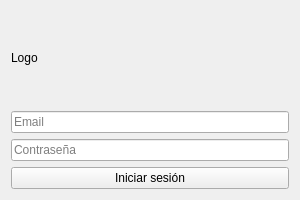
<?xml version="1.0" encoding="UTF-8"?>
<ui version="4.0">
 <class>LoginWindow</class>
 <widget class="QWidget" name="LoginWindow">
  <property name="geometry">
   <rect>
    <x>100</x>
    <y>100</y>
    <width>300</width>
    <height>200</height>
   </rect>
  </property>
  <property name="windowTitle">
   <string>Login</string>
  </property>
  <layout class="QVBoxLayout" name="verticalLayout">
   <item>
    <widget class="QLabel" name="label_logo">
     <property name="text">
      <string>Logo</string>
     </property>
    </widget>
   </item>
   <item>
    <widget class="QLineEdit" name="lineEdit_email">
     <property name="placeholderText">
      <string>Email</string>
     </property>
    </widget>
   </item>
   <item>
    <widget class="QLineEdit" name="lineEdit_contrasena">
     <property name="placeholderText">
      <string>Contraseña</string>
     </property>
     <property name="echoMode">
      <enum>QLineEdit::Password</enum>
     </property>
    </widget>
   </item>
   <item>
    <widget class="QPushButton" name="pushButton">
     <property name="text">
      <string>Iniciar sesión</string>
     </property>
    </widget>
   </item>
  </layout>
 </widget>
 <resources/>
 <connections/>
</ui>
